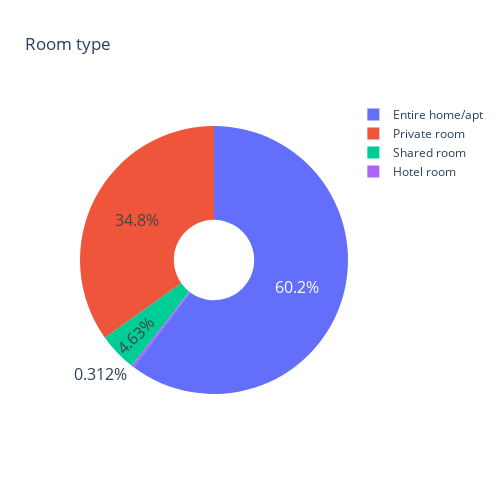

This figure's notebook cell:
### Code cell
room_type = df1[['Host ID','Room type']].groupby('Room type').count()
labels = room_type.index
amount = room_type.values[:,0]

fig = px.pie(values=amount, names=labels, title='Room type', hole=.3, 
             width=500, height=500)
fig.update_layout(uniformtext_minsize=16, uniformtext_mode='hide')
#fig.update_traces(textposition='inside', textfont_size=10)
fig.show()

### Figure 1 — Plotly figure (JSON) as saved in the notebook; plotly's stock layout.template omitted (floating-point values rounded to 4 significant figures)
{"data": [{"domain": {"x": [0, 1], "y": [0, 1]}, "hole": 0.3, "hovertemplate": "label=%{label}<br>value=%{value}<extra></extra>", "labels": ["Entire home/apt", "Hotel room", "Private room", "Shared room"], "legendgroup": "", "name": "", "showlegend": true, "type": "pie", "values": [36046, 187, 20861, 2771]}], "layout": {"height": 500, "legend": {"tracegroupgap": 0}, "title": {"text": "Room type"}, "uniformtext": {"minsize": 16, "mode": "hide"}, "width": 500}}
